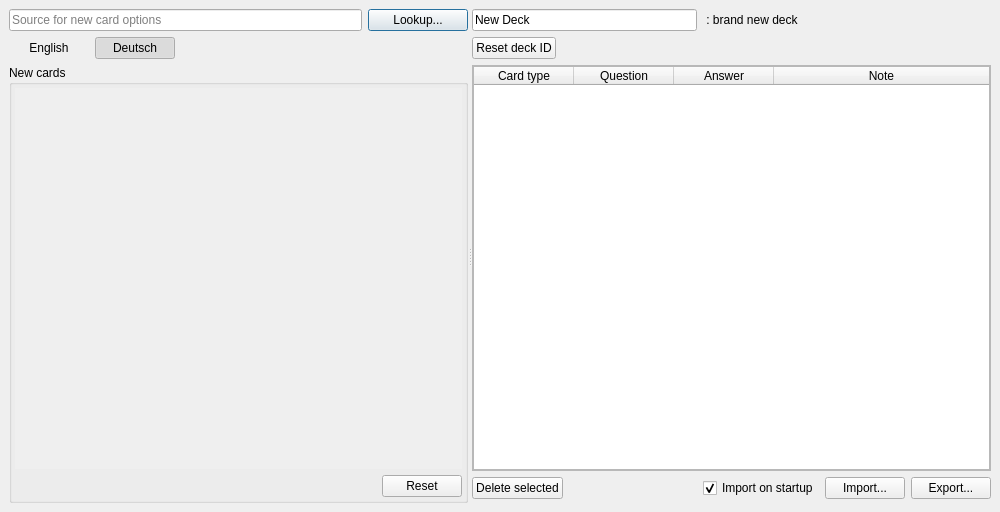
<?xml version="1.0" encoding="UTF-8"?>
<ui version="4.0">
 <class>MainWindow</class>
 <widget class="QMainWindow" name="MainWindow">
  <property name="geometry">
   <rect>
    <x>0</x>
    <y>0</y>
    <width>1000</width>
    <height>512</height>
   </rect>
  </property>
  <property name="minimumSize">
   <size>
    <width>1000</width>
    <height>500</height>
   </size>
  </property>
  <property name="windowTitle">
   <string>MainWindow</string>
  </property>
  <widget class="QWidget" name="_main_widget_layout">
   <layout class="QHBoxLayout" name="_layout_5">
    <item>
     <widget class="QSplitter" name="splitter">
      <property name="lineWidth">
       <number>0</number>
      </property>
      <property name="orientation">
       <enum>Qt::Horizontal</enum>
      </property>
      <property name="opaqueResize">
       <bool>false</bool>
      </property>
      <property name="childrenCollapsible">
       <bool>false</bool>
      </property>
      <widget class="QWidget" name="_lwidget_2">
       <layout class="QGridLayout" name="_layout">
        <item row="1" column="0">
         <widget class="QPushButton" name="word_language_answer">
          <property name="sizePolicy">
           <sizepolicy hsizetype="Fixed" vsizetype="Fixed">
            <horstretch>0</horstretch>
            <verstretch>0</verstretch>
           </sizepolicy>
          </property>
          <property name="text">
           <string>English</string>
          </property>
          <property name="checkable">
           <bool>true</bool>
          </property>
          <property name="flat">
           <bool>true</bool>
          </property>
         </widget>
        </item>
        <item row="1" column="1">
         <widget class="QPushButton" name="word_language_question">
          <property name="sizePolicy">
           <sizepolicy hsizetype="Fixed" vsizetype="Fixed">
            <horstretch>0</horstretch>
            <verstretch>0</verstretch>
           </sizepolicy>
          </property>
          <property name="text">
           <string>Deutsch</string>
          </property>
          <property name="checkable">
           <bool>true</bool>
          </property>
          <property name="checked">
           <bool>true</bool>
          </property>
          <property name="flat">
           <bool>true</bool>
          </property>
         </widget>
        </item>
        <item row="2" column="0" colspan="6">
         <widget class="QGroupBox" name="_layout_4">
          <property name="title">
           <string>New cards</string>
          </property>
          <layout class="QGridLayout" name="gridLayout_4">
           <property name="leftMargin">
            <number>3</number>
           </property>
           <property name="topMargin">
            <number>3</number>
           </property>
           <property name="rightMargin">
            <number>3</number>
           </property>
           <property name="bottomMargin">
            <number>3</number>
           </property>
           <item row="1" column="0" colspan="2">
            <widget class="QScrollArea" name="_scroll_2">
             <property name="frameShape">
              <enum>QFrame::NoFrame</enum>
             </property>
             <property name="widgetResizable">
              <bool>true</bool>
             </property>
             <widget class="QWidget" name="prompts_widget">
              <property name="geometry">
               <rect>
                <x>0</x>
                <y>0</y>
                <width>459</width>
                <height>384</height>
               </rect>
              </property>
              <layout class="QVBoxLayout" name="prompts_layout">
               <item>
                <spacer name="_spacer_4">
                 <property name="orientation">
                  <enum>Qt::Vertical</enum>
                 </property>
                 <property name="sizeHint" stdset="0">
                  <size>
                   <width>20</width>
                   <height>20</height>
                  </size>
                 </property>
                </spacer>
               </item>
              </layout>
             </widget>
            </widget>
           </item>
           <item row="2" column="0">
            <spacer name="_spacer_3">
             <property name="orientation">
              <enum>Qt::Horizontal</enum>
             </property>
             <property name="sizeHint" stdset="0">
              <size>
               <width>40</width>
               <height>20</height>
              </size>
             </property>
            </spacer>
           </item>
           <item row="2" column="1">
            <widget class="QPushButton" name="prompts_reset">
             <property name="text">
              <string>Reset</string>
             </property>
            </widget>
           </item>
          </layout>
         </widget>
        </item>
        <item row="0" column="5">
         <widget class="QPushButton" name="word_lookup">
          <property name="sizePolicy">
           <sizepolicy hsizetype="Fixed" vsizetype="Fixed">
            <horstretch>0</horstretch>
            <verstretch>0</verstretch>
           </sizepolicy>
          </property>
          <property name="minimumSize">
           <size>
            <width>100</width>
            <height>0</height>
           </size>
          </property>
          <property name="text">
           <string>Lookup...</string>
          </property>
          <property name="default">
           <bool>true</bool>
          </property>
         </widget>
        </item>
        <item row="0" column="0" colspan="5">
         <widget class="QLineEdit" name="word_input">
          <property name="placeholderText">
           <string>Source for new card options</string>
          </property>
         </widget>
        </item>
        <item row="1" column="2" colspan="4">
         <spacer name="_spacer">
          <property name="orientation">
           <enum>Qt::Horizontal</enum>
          </property>
          <property name="sizeHint" stdset="0">
           <size>
            <width>199</width>
            <height>20</height>
           </size>
          </property>
         </spacer>
        </item>
       </layout>
      </widget>
      <widget class="QWidget" name="_lwidget_1">
       <layout class="QGridLayout" name="_layout_2">
        <property name="bottomMargin">
         <number>4</number>
        </property>
        <item row="4" column="3">
         <widget class="QPushButton" name="deck_import">
          <property name="text">
           <string>Import...</string>
          </property>
         </widget>
        </item>
        <item row="4" column="1">
         <spacer name="_spacer_2">
          <property name="orientation">
           <enum>Qt::Horizontal</enum>
          </property>
          <property name="sizeHint" stdset="0">
           <size>
            <width>28</width>
            <height>20</height>
           </size>
          </property>
         </spacer>
        </item>
        <item row="4" column="4">
         <widget class="QPushButton" name="deck_export">
          <property name="toolTip">
           <string>&lt;html&gt;&lt;head/&gt;&lt;body&gt;
&lt;p&gt;&lt;span style=&quot; font-weight:600;&quot;&gt;Important&lt;/span&gt;&lt;/p&gt;
&lt;p&gt;This action will export two files:
&lt;ul&gt;
  &lt;li&gt;&amp;lt;your_name&amp;gt;.csv, importable by this app&lt;/li&gt;
  &lt;li&gt;&amp;lt;your_name&amp;gt;.???, importable by Anki&lt;/li&gt;
&lt;/ul&gt;
&lt;/p&gt;
&lt;p&gt;Please note, that files will be placed in the same directory. If files with the same names already exist, they will be overwritten.&lt;/p&gt;&lt;/body&gt;&lt;/html&gt;</string>
          </property>
          <property name="text">
           <string>Export...</string>
          </property>
         </widget>
        </item>
        <item row="3" column="0" colspan="5">
         <widget class="QScrollArea" name="_scroll">
          <property name="widgetResizable">
           <bool>true</bool>
          </property>
          <widget class="QWidget" name="_layout_3">
           <property name="geometry">
            <rect>
             <x>0</x>
             <y>0</y>
             <width>504</width>
             <height>396</height>
            </rect>
           </property>
           <layout class="QHBoxLayout" name="_layout_6">
            <property name="spacing">
             <number>0</number>
            </property>
            <property name="leftMargin">
             <number>0</number>
            </property>
            <property name="topMargin">
             <number>0</number>
            </property>
            <property name="rightMargin">
             <number>0</number>
            </property>
            <property name="bottomMargin">
             <number>0</number>
            </property>
            <item>
             <widget class="QTableWidget" name="deck_cards_table">
              <property name="sortingEnabled">
               <bool>true</bool>
              </property>
              <attribute name="horizontalHeaderCascadingSectionResizes">
               <bool>true</bool>
              </attribute>
              <attribute name="horizontalHeaderMinimumSectionSize">
               <number>50</number>
              </attribute>
              <attribute name="horizontalHeaderShowSortIndicator" stdset="0">
               <bool>true</bool>
              </attribute>
              <attribute name="horizontalHeaderStretchLastSection">
               <bool>true</bool>
              </attribute>
              <attribute name="verticalHeaderVisible">
               <bool>false</bool>
              </attribute>
              <column>
               <property name="text">
                <string>Card type</string>
               </property>
              </column>
              <column>
               <property name="text">
                <string>Question</string>
               </property>
              </column>
              <column>
               <property name="text">
                <string>Answer</string>
               </property>
              </column>
              <column>
               <property name="text">
                <string>Note</string>
               </property>
              </column>
             </widget>
            </item>
           </layout>
          </widget>
         </widget>
        </item>
        <item row="2" column="0" colspan="5">
         <layout class="QHBoxLayout" name="_layout_7"/>
        </item>
        <item row="4" column="2">
         <widget class="QCheckBox" name="deck_import_on_startup">
          <property name="text">
           <string>Import on startup</string>
          </property>
          <property name="checked">
           <bool>true</bool>
          </property>
         </widget>
        </item>
        <item row="4" column="0">
         <widget class="QPushButton" name="deck_cards_delete_selected">
          <property name="text">
           <string>Delete selected</string>
          </property>
         </widget>
        </item>
        <item row="0" column="0" colspan="2">
         <widget class="QLineEdit" name="deck_name">
          <property name="sizePolicy">
           <sizepolicy hsizetype="Preferred" vsizetype="Fixed">
            <horstretch>0</horstretch>
            <verstretch>0</verstretch>
           </sizepolicy>
          </property>
          <property name="text">
           <string>New Deck</string>
          </property>
         </widget>
        </item>
        <item row="1" column="0" colspan="2">
         <widget class="QPushButton" name="deck_reset_id">
          <property name="sizePolicy">
           <sizepolicy hsizetype="Maximum" vsizetype="Fixed">
            <horstretch>0</horstretch>
            <verstretch>0</verstretch>
           </sizepolicy>
          </property>
          <property name="text">
           <string>Reset deck ID</string>
          </property>
         </widget>
        </item>
        <item row="0" column="2" colspan="3">
         <widget class="QLabel" name="deck_status">
          <property name="text">
           <string> : brand new deck</string>
          </property>
         </widget>
        </item>
       </layout>
      </widget>
     </widget>
    </item>
   </layout>
  </widget>
  <action name="menu_action_export">
   <property name="text">
    <string>Export...</string>
   </property>
  </action>
  <action name="menu_action_import">
   <property name="text">
    <string>Import...</string>
   </property>
  </action>
 </widget>
 <tabstops>
  <tabstop>word_input</tabstop>
  <tabstop>word_language_answer</tabstop>
  <tabstop>word_language_question</tabstop>
  <tabstop>_scroll_2</tabstop>
  <tabstop>prompts_reset</tabstop>
  <tabstop>_scroll</tabstop>
  <tabstop>deck_cards_delete_selected</tabstop>
  <tabstop>deck_import</tabstop>
  <tabstop>deck_export</tabstop>
 </tabstops>
 <resources/>
 <connections/>
</ui>
